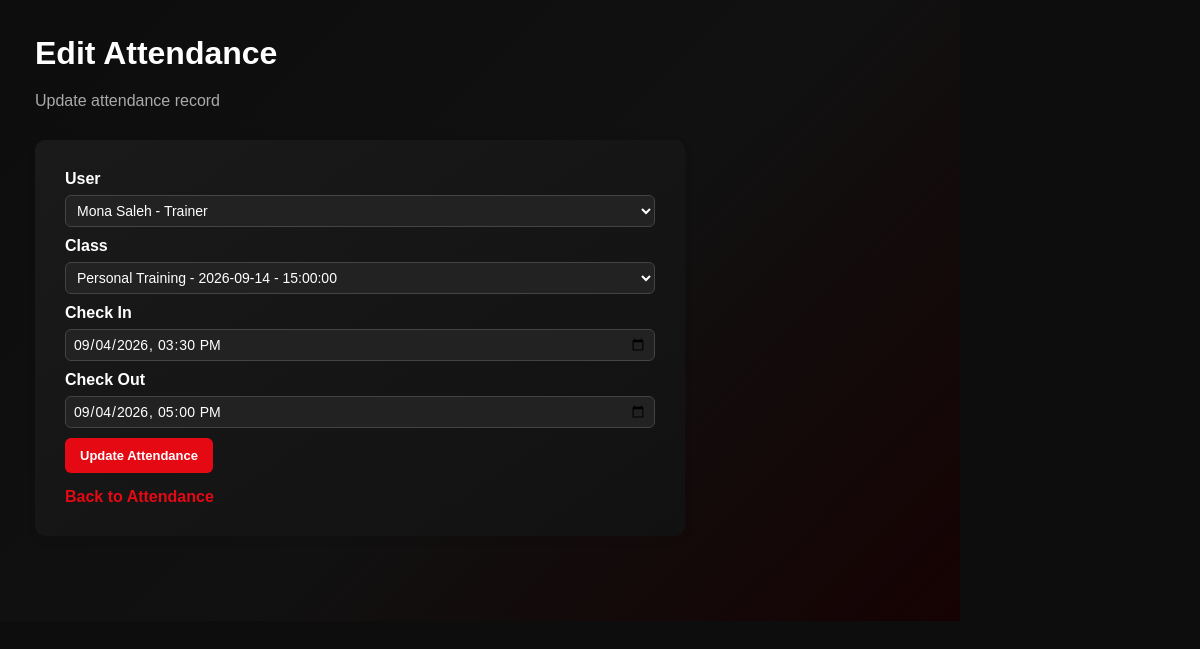
The page /pages/attendance/edit_attendance.php?id=16 (signed in) on the database its author committed.
### tables this page shows
CREATE TABLE `attendance` (
  `attendance_id` int(10) NOT NULL,
  `check_in` datetime NOT NULL,
  `check_out` datetime DEFAULT NULL,
  `user_id` int(10) NOT NULL,
  `class_id` int(10) DEFAULT NULL
);

CREATE TABLE `users` (
  `user_id` int(10) NOT NULL COMMENT 'pk',
  `full_name` varchar(100) NOT NULL,
  `username` varchar(50) NOT NULL,
  `password` varchar(255) NOT NULL,
  `role` varchar(20) NOT NULL,
  `profile_id` int(10) DEFAULT 4,
  `phone` varchar(20) NOT NULL,
  `email` varchar(100) NOT NULL,
  `status` varchar(20) NOT NULL,
  `image` varchar(255) DEFAULT NULL
);

CREATE TABLE `classes` (
  `class_id` int(10) NOT NULL,
  `class_name` varchar(100) NOT NULL,
  `class_date` date NOT NULL,
  `start_time` time NOT NULL,
  `capacity` int(20) NOT NULL,
  `trainer_id` int(10) NOT NULL
);

### classes/BaseModel.php (called while the page is built, shortened)
<?php
require_once __DIR__ . "/../config/database.php";
class BaseModel
{
    protected $conn;
    public function __construct()
    {
        global $conn;
        $this->conn = $conn;
    }
    protected function fetchOne($sql, $types = "", ...$params)
    {
        $stmt = $this->conn->prepare($sql);
        if (!empty($types)) {
            $stmt->bind_param($types, ...$params);
        }
        if (!$stmt->execute()) {
            die("Execute failed: " . $stmt->error);
        }
        $result = $stmt->get_result();
        return $result->fetch_assoc();
    }
    protected function fetchAll($sql, $types = "", ...$params)
    {
        $stmt = $this->conn->prepare($sql);
        if (!$stmt->execute()) {
            die("Execute failed: " . $stmt->error);
        }
        $result = $stmt->get_result();
        return $result->fetch_all(MYSQLI_ASSOC);
    }
}

### classes/user.php (called while the page is built, shortened)
<?php
require_once __DIR__ . "/BaseModel.php";
class User extends BaseModel
{
    public function getAll()
    {
        return $this->fetchAll(
            "SELECT
                users.*,
                profiles.profile_name
             FROM users
             LEFT JOIN profiles
                ON users.profile_id = profiles.profile_id
             ORDER BY users.user_id DESC"
        );
    }
}

### classes/attendance.php (called while the page is built, shortened)
<?php
require_once __DIR__ . "/BaseModel.php";
class Attendance extends BaseModel
{
    public function getById($attendance_id)
    {
        return $this->fetchOne(
            "SELECT
                attendance.*,
                users.full_name,
                users.username,
                users.role,
                classes.class_name,
                classes.class_date,
                classes.start_time
             FROM attendance
             INNER JOIN users
                ON attendance.user_id = users.user_id
             LEFT JOIN classes
                ON attendance.class_id = classes.class_id
             WHERE attendance.attendance_id = ?",
            "i",
            $attendance_id
        );
    }
}

### classes/gym_class.php (called while the page is built, shortened)
<?php
require_once __DIR__ . "/BaseModel.php";
class ClassModel extends BaseModel
{
    public function getAllClasses()
    {
        return $this->fetchAll(
            "SELECT
                classes.*,
                trainers.specialty,
                users.full_name
             FROM classes
             INNER JOIN trainers
                ON classes.trainer_id = trainers.trainer_id
             INNER JOIN users
                ON trainers.user_id = users.user_id
             ORDER BY classes.class_id DESC"
        );
    }
}

### pages/attendance/edit_attendance.php (the view, shortened to what this page needs)
<?php
require_once __DIR__ . "/../../classes/attendance.php";
require_once __DIR__ . "/../../classes/user.php";
require_once __DIR__ . "/../../classes/gym_class.php";
$attendance = new Attendance();
$user = new User();
$class = new ClassModel();
$attendance_id = (int) $_GET["id"];
$data = $attendance->getById($attendance_id);
$users = $user->getAll();
$classes = $class->getAllClasses();
?>
<!DOCTYPE html>
<html lang="en">
<head>
    <link
        rel="stylesheet"
        href="../../assets/css/style.css"
    >
</head>
<body>
<div class="main-content">
    <div class="dashboard-header">
        <h1>
            Edit Attendance
        </h1>
        <p>
            Update attendance record
        </p>
    </div>
    <div class="form-container">
        <form method="POST">
            <div class="form-group">
                <label for="user_id">
                    User
                </label>
                <select
                    id="user_id"
                    name="user_id"
                    required
                >
                    <?php foreach ($users as $item): ?>
                        <?php
                        $role = strtolower($item["role"]);
                        ?>
                        <?php if (
                            $role === "member" ||
                            $role === "trainer"
                        ): ?>
                            <option
                                value="<?= $item["user_id"] ?>"
                                <?= (
                                    (
                                        $_POST["user_id"]
                                        ?? $data["user_id"]
                                    )
                                    == $item["user_id"]
                                ) ? "selected" : "" ?>
                            >
                                <?= htmlspecialchars(
                                    $item["full_name"]
                                ) ?>
                                -
                            </option>
                        <?php endif; ?>
                    <?php endforeach; ?>
                </select>
            </div>
            <div class="form-group">
                <label for="class_id">
                    Class
                </label>
                <select
                    id="class_id"
                    name="class_id"
                >
                    <?php foreach ($classes as $item): ?>
                        <option
                            value="<?= $item["class_id"] ?>"
                            <?= (
                                (
                                    $_POST["class_id"]
                                    ?? $data["class_id"]
                                )
                                == $item["class_id"]
                            ) ? "selected" : "" ?>
                        >
                            <?= htmlspecialchars(
                                $item["class_name"]
                                . " - "
                                . $item["class_date"]
                                . " - "
                                . $item["start_time"]
                            ) ?>
                        </option>
                    <?php endforeach; ?>
                </select>
            </div>
            <div class="form-group">
                <label for="check_in">
                    Check In
                </label>
                <input
                    type="datetime-local"
                    id="check_in"
                    name="check_in"
                    required
                    value="<?= htmlspecialchars(
                        $_POST["check_in"]
                        ?? date(
                            "Y-m-d\TH:i",
                            strtotime(
                                $data["check_in"]
                            )
                        )
                    ) ?>"
                >
            </div>
            <div class="form-group">
                <label for="check_out">
                    Check Out
                </label>
                <input
                    type="datetime-local"
                    id="check_out"
                    name="check_out"
                    value="<?= htmlspecialchars(
                        $_POST["check_out"]
                        ?? (
                            $data["check_out"]
                            ? date(
                                "Y-m-d\TH:i",
                                strtotime(
                                    $data["check_out"]
                                )
                            )
                            : ""
                        )
                    ) ?>"
                >
            </div>
            <button
                type="submit"
                class="form-button"
            >
                Update Attendance
            </button>
            <div>
                <a
                    href="attendance.php"
                    class="back-link"
                >
                    Back to Attendance
                </a>
            </div>
        </form>
    </div>
</div>
</body>
</html>

### rows shown on the page
attendance: user_id "Mona Saleh - Trainer", class_id "Personal Training - 2026-09-14 - 15:00:00", check_in "09/04/2026 15:30", check_out "09/04/2026 17:00"
